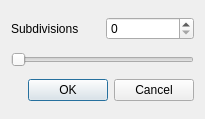
<?xml version="1.0" encoding="UTF-8"?>
<ui version="4.0">
 <class>SurfaceSubdivisionDialog</class>
 <widget class="QDialog" name="SurfaceSubdivisionDialog">
  <property name="windowModality">
   <enum>Qt::WindowModal</enum>
  </property>
  <property name="geometry">
   <rect>
    <x>0</x>
    <y>0</y>
    <width>205</width>
    <height>119</height>
   </rect>
  </property>
  <property name="sizePolicy">
   <sizepolicy hsizetype="Minimum" vsizetype="Minimum">
    <horstretch>0</horstretch>
    <verstretch>0</verstretch>
   </sizepolicy>
  </property>
  <property name="windowTitle">
   <string>Scale</string>
  </property>
  <property name="modal">
   <bool>true</bool>
  </property>
  <layout class="QVBoxLayout" name="verticalLayout">
   <item>
    <layout class="QHBoxLayout" name="horizontalLayout">
     <item>
      <widget class="QLabel" name="label">
       <property name="text">
        <string>Subdivisions</string>
       </property>
      </widget>
     </item>
     <item>
      <widget class="QSpinBox" name="spinBox"/>
     </item>
    </layout>
   </item>
   <item>
    <widget class="QSlider" name="horizontalSlider">
     <property name="minimum">
      <number>1</number>
     </property>
     <property name="maximum">
      <number>9</number>
     </property>
     <property name="value">
      <number>1</number>
     </property>
     <property name="orientation">
      <enum>Qt::Horizontal</enum>
     </property>
     <property name="invertedAppearance">
      <bool>false</bool>
     </property>
     <property name="invertedControls">
      <bool>false</bool>
     </property>
     <property name="tickPosition">
      <enum>QSlider::NoTicks</enum>
     </property>
    </widget>
   </item>
   <item>
    <widget class="QDialogButtonBox" name="buttonBox">
     <property name="orientation">
      <enum>Qt::Horizontal</enum>
     </property>
     <property name="standardButtons">
      <set>QDialogButtonBox::Cancel|QDialogButtonBox::Ok</set>
     </property>
    </widget>
   </item>
  </layout>
 </widget>
 <resources/>
 <connections>
  <connection>
   <sender>buttonBox</sender>
   <signal>accepted()</signal>
   <receiver>SurfaceSubdivisionDialog</receiver>
   <slot>accept()</slot>
   <hints>
    <hint type="sourcelabel">
     <x>248</x>
     <y>254</y>
    </hint>
    <hint type="destinationlabel">
     <x>157</x>
     <y>274</y>
    </hint>
   </hints>
  </connection>
  <connection>
   <sender>buttonBox</sender>
   <signal>rejected()</signal>
   <receiver>SurfaceSubdivisionDialog</receiver>
   <slot>reject()</slot>
   <hints>
    <hint type="sourcelabel">
     <x>316</x>
     <y>260</y>
    </hint>
    <hint type="destinationlabel">
     <x>286</x>
     <y>274</y>
    </hint>
   </hints>
  </connection>
 </connections>
</ui>
